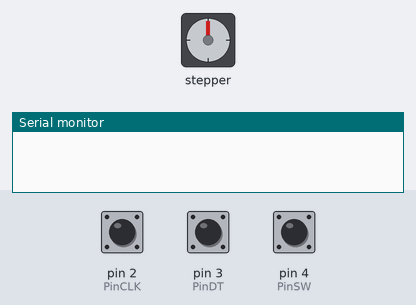
Simulated run of this sketch. Board: Arduino Uno, built with avr-gcc and run on an emulated ATmega328P. On the bench: stepper motor, the last lines printed to the serial monitor. The inputs (shaded band) are chosen by the test bench; at power-on: pin 2 (PinCLK) LOW, pin 4 (PinSW) HIGH, pin 3 (PinDT) HIGH. Stepper angles assume 2048 steps per turn.

Above: at 2.8 s.
2.9 s: pin 2 (PinCLK) pulsed HIGH 2 times (0.12 s each, 0.3 s apart)
At 4.7 s:
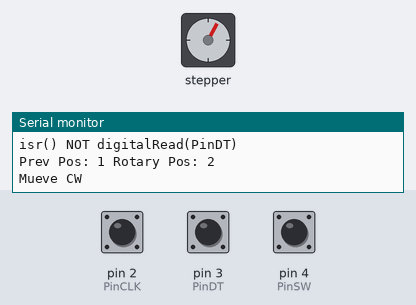
5.4 s: pin 4 (PinSW) pulled LOW for 1 s
At 6.3 s:
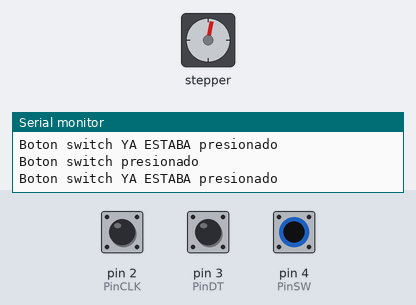
7.9 s: pin 2 (PinCLK) pulsed HIGH 5 times (0.12 s each, 0.3 s apart)
At 10.7 s:
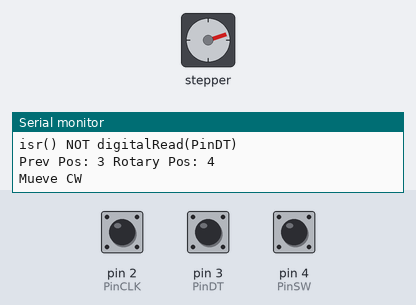
Timing chart, 0 to 12.2 s (numbered marks = the images above; inputs shaded):
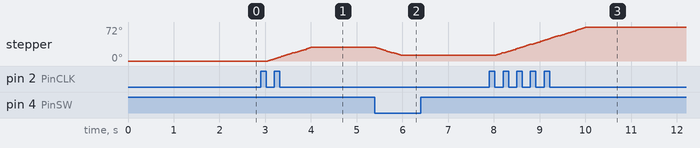

Measured:
- after the input at 2.9 s, stepper: turns 29° clockwise in 0.94 s, starting after 0.15 s
- after the input at 5.4 s, stepper: turns 17° counter-clockwise in 0.55 s, starting at once
- after the input at 7.9 s, stepper: turns 60° clockwise in 2.0 s, starting after 0.15 s

The sketch:

Lab5_MotorPaP_Y_Encoder_Opcion1.ino
```cpp
#include "Stepper.h"
#define STEPS 2048 // NUmero de pasos de una revolución de eje interno
                 // 64 -> 2048 pasos para una revolucion de eje externo
#define NUM_PASOS 85
volatile boolean TurnDetected; // need volatile for Interrups
volatile boolean rotationdirection; // CW or CCW rotation

const int PinCLK = 2; // Generando interrupciones usando CLK signal (A encoder)
const int PinDT = 3; // Leyendo señal DT (B encoder)
const int PinSW = 4; // Leyendo Push Button switch (Pulsador)

int RotaryPosition = 0; // Para guardar la posición del Motor Paso a Paso

int PrevPosition; // Anterior valor de posicion de rotación anterior para
                  // verificar precisión

int StepsToTake;  // Cuanto mover el motor PaP

// Configurar la secuencia adecuada
// In1, In2, In3, In4 en la secuencia 1-3-2-4
Stepper small_stepper(STEPS, 8, 10, 9, 11);


// Interrumpir rutina si CLK va de ALTO a BAJO
void isr() {
    delay(4); // Delay for debouncing
    int dr_PinCLK = digitalRead(PinCLK);
    Serial.print("PinCLK: ");
    Serial.println(dr_PinCLK);
    if( dr_PinCLK ){
        rotationdirection = digitalRead(PinDT);
        Serial.println("isr() digitalRead(PinDT)");
    }
    else{
        rotationdirection = !digitalRead(PinDT);

        Serial.println("isr() NOT digitalRead(PinDT)");
    }
    TurnDetected = true;
}

void setup() {
    pinMode(PinCLK, INPUT); // PinA señal CLK
    pinMode(PinDT, INPUT);  // PinB Señal DT
    pinMode(PinSW, INPUT);  // Push Button
    digitalWrite(PinSW, HIGH); // Pull-Up resistencia para switch
    attachInterrupt(0, isr, FALLING); // interrumpir 0 siempre conectado a pin 2
    Serial.begin(9600);
}

void loop() {
    //delay(1000);

    //Serial.print("TurnDetected final: ");
    //Serial.println(TurnDetected);
    small_stepper.setSpeed(5); // El maximo parece ser 700
    if( !(digitalRead(PinSW)) ){ // verificar si el botón esta presionado

        Serial.println("Boton switch presionado");
        if( RotaryPosition == 0 ) { // verificar si el botón estaba presionado

            Serial.println("Boton switch YA ESTABA presionado");
        } else {

            Serial.println("Boton switch NO ESTABA presionado");
            small_stepper.step( -( RotaryPosition * 50 )); // 50
            RotaryPosition = 0; // Reinicia posición a CERO
        }
    }

    // Ejecuta si la rotacion fue detectada
    if ( TurnDetected ) {
        //Serial.println("Rotacion detectada");
        PrevPosition = RotaryPosition; // Guardar anterior posicion en variable
        if( rotationdirection) {
            RotaryPosition = RotaryPosition - 1;
        }// decrementa posicion por 1
        else  {
            RotaryPosition = RotaryPosition + 1;
        }// incrementa posicion por 1


        Serial.print("Prev Pos: ");
        Serial.print(PrevPosition);
        Serial.print(" Rotary Pos: ");
        Serial.println(RotaryPosition);

        TurnDetected = false; // No repita loop IF hasta nueva rotacion detectada

        // Qué dirección mover el motor PaP
        if (( PrevPosition + 1 ) == RotaryPosition ) { // Mueve motor CW

            Serial.println("Mueve CW");
            StepsToTake = NUM_PASOS; // 50  24*2 = 48   48 = 15°;  24 = 7.5° (Pasos a seguir)
            small_stepper.step(StepsToTake);
        }

        if (( PrevPosition - 1 ) == RotaryPosition ) { // Mueve motor CCW

            Serial.println("Mueve CCW");
            StepsToTake = -NUM_PASOS; // 50
            small_stepper.step(StepsToTake);

        }
        //Serial.print("TurnDetected final: ");
        //Serial.println(TurnDetected);

    }
}
```
